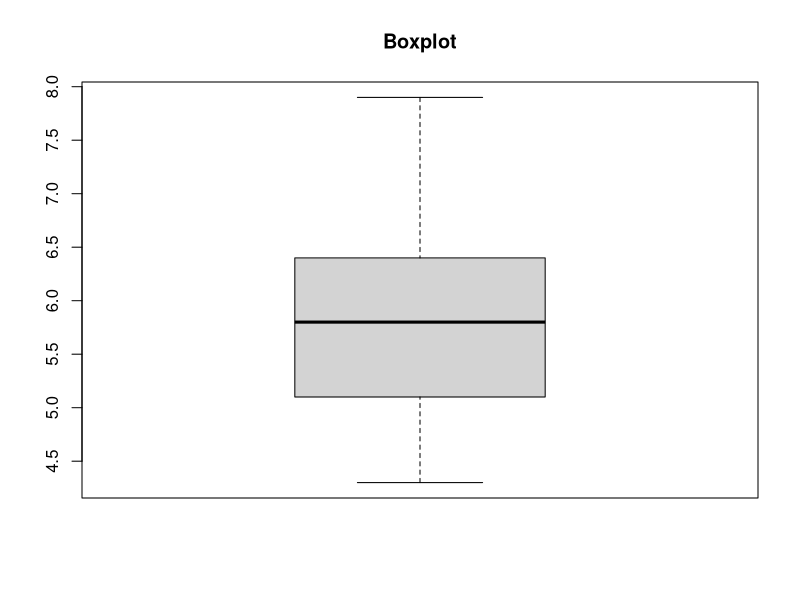
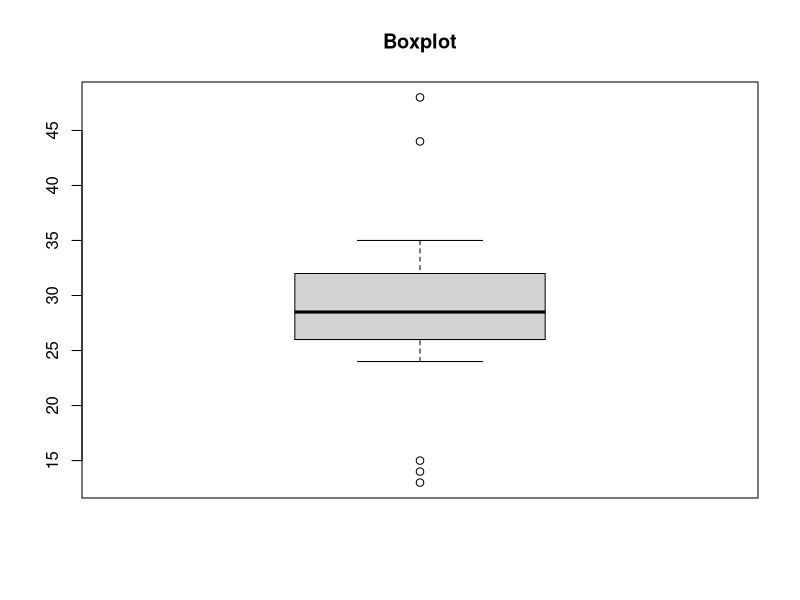
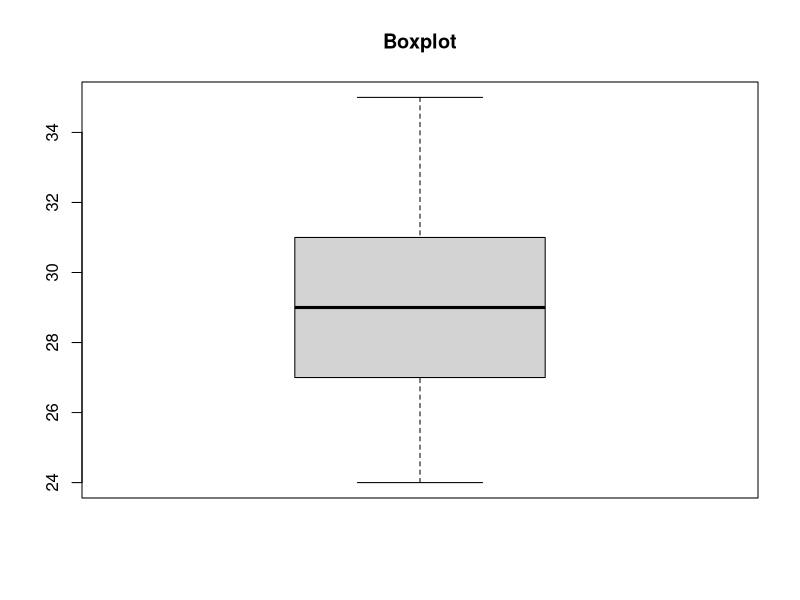

R code for these plots, in order:
#Descriptive Analytics

data <- iris

head(data)
str(data)

sd(data$Sepal.Length)
var(data$Sepal.Length)

data_sepal_length <- data$Sepal.Length
boxplot(data_sepal_length, main = "Boxplot")

#Gives overall value for the data set
#Min, Max, 1st Quad, 3rd Quad, Mean 
summary(data$Sepal.Length)

View(data)

A <- c(170.2, 181.5, 188.9, 163.9, 166.4, 163.7, 160.4, 175.8, 181.5)
quantile(A)

#Get first quantile
quantile(A, 0.25)

IQR(A)

box_data <- c(30,24,26,28,29,28,27,26,32,34,13,15,14,31,29,28,24,25,30,34,35,27,30,34,44,48)
boxplot(box_data, main = "Boxplot")

first_q<-quantile(box_data,0.25) #this is 26
third_q<-quantile(box_data,0.75) #this is 31.75

iqr<-IQR(box_data)
le<-first_q- 1.5 * iqr
ue<-third_q + 1.5 * iqr

#Removing outlier
box_data_new <- box_data
box_data_new <- box_data_new[!box_data_new<le]
box_data_new <- box_data_new[!box_data_new>ue]
box_data_new
boxplot(box_data_new, main = "Boxplot")